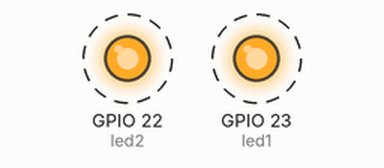
Bench run of a sketch on a simulated ESP32. Parts: output pins drawn as LEDs (lit = HIGH). Dashed ring = blinking. What the sketch prints to the serial monitor is not drawn.

Above: at 0.15 s.
Timing chart, 0 to 3.0 s (numbered marks = the images above):
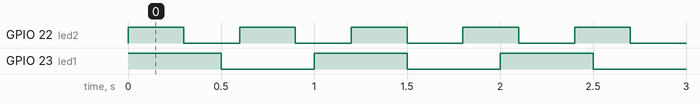

Measured:
- by itself, GPIO 22 (led2): alternates HIGH for 0.30 s and LOW for 0.30 s
- by itself, GPIO 23 (led1): alternates HIGH for 0.50 s and LOW for 0.50 s
- by itself, everything shown: repeats every 3.0 s, in 14 steps

The sketch:

p33.ino
```cpp
TaskHandle_t Task_Handle1;
TaskHandle_t Task_Handle2;

static const int led1 = 23; //selecting 23 GPIO pin as LED1 pin
static const int led2 = 22; //selecting 22 GPIO pin as LED2 pin

void Toggle_LED1(void *parameter1){   //Function of the Task1

  while(1){                         //starting an infinity while loop
    digitalWrite(led1,HIGH);                         //light up LED
    vTaskDelay(pdMS_TO_TICKS( 500 ));               //500ms delay
    digitalWrite(led1,LOW);                          //turn off LED
    vTaskDelay(pdMS_TO_TICKS( 500 ));               //500ms delay
    Serial.println("Toggle LED1 with 500ms delay");
  }
}

void Toggle_LED2(void *parameter2){   //Function of the Task2

  while(1){                         //starting an infinity while loop
    digitalWrite(led2,HIGH);                         //light up LED
    vTaskDelay(pdMS_TO_TICKS( 300 ));               //300ms delay
    digitalWrite(led2,LOW);                          //turn off LED
    vTaskDelay(pdMS_TO_TICKS( 300 ));               //300ms delay
    Serial.println("Toggle LED2 with 300ms delay");
  }
}


void setup() {

  Serial.begin(115200);
  pinMode(led1,OUTPUT);
  pinMode(led2,OUTPUT);
  xTaskCreate(Toggle_LED1,"Toggle LED with 500ms",1024,NULL,1,&Task_Handle1);
  xTaskCreate(Toggle_LED2,"Toggle LED with 300ms",1024,NULL,1,&Task_Handle2);

}

void loop() {
  // put your main code here, to run repeatedly:

}
```
